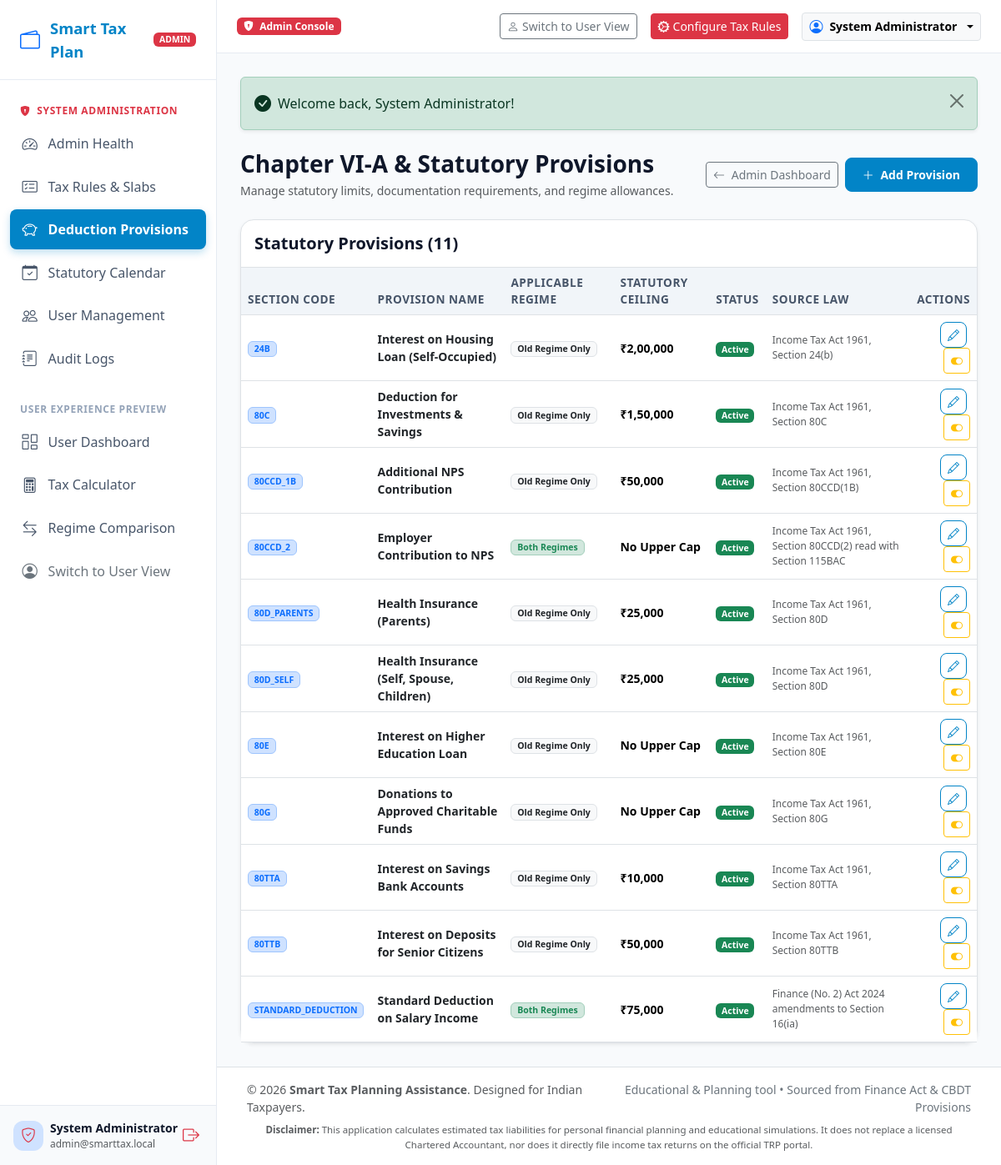
The page /admin/provisions.php (signed in) on the database its author committed.
### tables this page shows
CREATE TABLE `tax_provisions` (
    `id` INT AUTO_INCREMENT PRIMARY KEY,
    `provision_code` VARCHAR(50) NOT NULL UNIQUE,
    `provision_name` VARCHAR(150) NOT NULL,
    `applicable_regime` ENUM('old_only', 'new_only', 'both') NOT NULL DEFAULT 'old_only',
    `maximum_limit` DECIMAL(15,2) NULL,
    `eligibility_conditions` TEXT NOT NULL,
    `documentation_required` TEXT NULL,
    `source_reference` VARCHAR(255) NOT NULL,
    `is_active` TINYINT(1) NOT NULL DEFAULT 1,
    `created_at` DATETIME NOT NULL DEFAULT CURRENT_TIMESTAMP,
    `updated_at` DATETIME NOT NULL DEFAULT CURRENT_TIMESTAMP ON UPDATE CURRENT_TIMESTAMP
);

### config/app.php (called while the page is built, shortened)
<?php
function baseUrl($path = '') {
    $scriptDir = str_replace('\\', '/', dirname($_SERVER['SCRIPT_NAME'] ?? ''));
    if ($scriptDir === '/' || $scriptDir === '\\' || $scriptDir === '.') {
        $scriptDir = '';
    } else {
        $pos = strpos($scriptDir, '/smart-tax-planning');
        if ($pos !== false) {
            $scriptDir = substr($scriptDir, 0, $pos + strlen('/smart-tax-planning'));
        } else {
            $scriptDir = '';
        }
    }
    $scheme = (!empty($_SERVER['HTTPS']) && $_SERVER['HTTPS'] !== 'off') ? 'https' : 'http';
    $host = $_SERVER['HTTP_HOST'] ?? 'localhost';
    $base = $scheme . '://' . $host . $scriptDir;
    $path = ltrim($path, '/');
    return $path ? rtrim($base, '/') . '/' . $path : rtrim($base, '/');
}
function formatInr($number, $includeDecimal = false) {
    $negative = $number < 0;
    $number = abs($number);
    if ($includeDecimal) {
        $formatted = number_format($number, 2, '.', '');
        list($integerPart, $decimalPart) = explode('.', $formatted);
    } else {
        $integerPart = (string)round($number);
    }
    $len = strlen($integerPart);
    if ($len > 3) {
        $lastThree = substr($integerPart, -3);
        $remaining = substr($integerPart, 0, $len - 3);
        $remaining = preg_replace('/(\d)(?=(\d{2})+(?!\d))/', '$1,', $remaining);
        $formattedInteger = $remaining . ',' . $lastThree;
    } else {
        $formattedInteger = $integerPart;
    }
    $result = '₹' . ($negative ? '-' : '') . $formattedInteger;
    return $result;
}
function e($value) {
    return htmlspecialchars((string)($value ?? ''), ENT_QUOTES, 'UTF-8');
}

### admin/provisions.php (the view, shortened to what this page needs)
<?php
require_once __DIR__ . '/../config/app.php';
$pdo = getDb();
$provisions = $pdo->query("SELECT * FROM `tax_provisions` ORDER BY `provision_code` ASC")->fetchAll();
require_once __DIR__ . '/../includes/header.php';
?>
<div class="d-flex flex-column flex-md-row justify-content-between align-items-md-center gap-3 mb-4">
    <div>
        <h3 class="fw-bold mb-1">Chapter VI-A &amp; Statutory Provisions</h3>
        <p class="text-muted small mb-0">Manage statutory limits, documentation requirements, and regime allowances.</p>
    </div>
    <div class="d-flex align-items-center gap-2">
        <a href="<?= baseUrl('admin/dashboard.php') ?>" class="btn btn-outline-secondary btn-sm">
            <i class="bi bi-arrow-left me-1"></i> Admin Dashboard
        </a>
        <button type="button" class="btn btn-primary btn-sm" data-bs-toggle="modal" data-bs-target="#addProvisionModal">
            <i class="bi bi-plus-lg me-1"></i> Add Provision
        </button>
    </div>
</div>
<div class="glass-card bg-white border shadow-sm">
    <div class="p-3 border-bottom d-flex justify-content-between align-items-center">
        <h5 class="fw-bold mb-0">Statutory Provisions (<?= count($provisions) ?>)</h5>
    </div>
    <div class="table-responsive">
        <table class="table table-hover table-financial mb-0 align-middle small">
            <thead>
                <tr>
                    <th>Section Code</th>
                    <th>Provision Name</th>
                    <th>Applicable Regime</th>
                    <th>Statutory Ceiling</th>
                    <th>Status</th>
                    <th>Source Law</th>
                    <th class="text-end">Actions</th>
                </tr>
            </thead>
            <tbody>
                <?php foreach ($provisions as $p): ?>
                    <tr>
                        <td><span class="badge bg-primary-subtle text-primary border border-primary-subtle fw-bold"><?= e($p['provision_code']) ?></span></td>
                        <td class="fw-semibold text-dark"><?= e($p['provision_name']) ?></td>
                        <td>
                            <?php if ($p['applicable_regime'] === 'both'): ?>
                                <span class="badge bg-success-subtle text-success border border-success-subtle">Both Regimes</span>
                            <?php elseif ($p['applicable_regime'] === 'new_only'): ?>
                                <span class="badge bg-info-subtle text-info border">New Regime Only</span>
                            <?php else: ?>
                                <span class="badge bg-light text-dark border">Old Regime Only</span>
                            <?php endif; ?>
                        </td>
                        <td class="fw-bold"><?= $p['maximum_limit'] ? formatInr($p['maximum_limit']) : 'No Upper Cap' ?></td>
                        <td>
                            <?php if ($p['is_active']): ?>
                                <span class="badge bg-success">Active</span>
                            <?php else: ?>
                                <span class="badge bg-secondary">Inactive</span>
                            <?php endif; ?>
                        </td>
                        <td class="text-muted" style="font-size:0.75rem;"><?= e($p['source_reference']) ?></td>
                        <td class="text-end">
                            <button type="button" class="btn btn-sm btn-outline-primary me-1" onclick='openEditProvisionModal(<?= json_encode($p) ?>)'>
                                <i class="bi bi-pencil"></i>
                            </button>
                            <form method="POST" action="<?= baseUrl('admin/provisions.php') ?>" class="d-inline">
                                <button type="submit" class="btn btn-sm <?= $p['is_active'] ? 'btn-outline-warning' : 'btn-outline-success' ?>" title="<?= $p['is_active'] ? 'Deactivate' : 'Activate' ?>">
                                    <i class="bi <?= $p['is_active'] ? 'bi-toggle-on' : 'bi-toggle-off' ?>"></i>
                                </button>
                            </form>
                        </td>
                    </tr>
                <?php endforeach; ?>
            </tbody>
        </table>
    </div>
</div>
<?php require_once __DIR__ . '/../includes/footer.php'; ?>

### assets/css/style.css (style rules this page uses)
:root { --primary-color: #0284c7; --primary-hover: #0369a1; --primary-light: #e0f2fe; --secondary-color: #0f766e; --accent-color: #38bdf8; --success-color: #10b981; --warning-color: #f59e0b; --danger-color: #ef4444; --bg-main: #f8fafc; --bg-card: rgba(255, 255, 255, 0.88); --border-color: rgba(226, 232, 240, 0.85); --text-primary: #0f172a; --text-muted: #64748b; --glass-blur: blur(12px); --card-shadow: 0 10px 25px -5px rgba(15, 23, 42, 0.05), 0 8px 10px -6px rgba(15, 23, 42, 0.03); --card-shadow-hover: 0 20px 30px -10px rgba(2, 132, 199, 0.12); --radius-lg: 16px; --radius-md: 12px; }
body { font-family: 'Segoe UI', system-ui, -apple-system, BlinkMacSystemFont, Roboto, sans-serif; background-color: var(--bg-main); color: var(--text-primary); min-height: 100vh; display: flex; flex-direction: column; }
.glass-card { background: var(--bg-card); backdrop-filter: var(--glass-blur); -webkit-backdrop-filter: var(--glass-blur); border: 1px solid var(--border-color); border-radius: var(--radius-lg); box-shadow: var(--card-shadow); transition: transform 0.2s ease, box-shadow 0.2s ease; }
.btn-primary { background-color: var(--primary-color); border-color: var(--primary-color); font-weight: 600; padding: 0.55rem 1.25rem; border-radius: 8px; transition: all 0.2s; }
.btn-outline-primary { color: var(--primary-color); border-color: var(--primary-color); border-radius: 8px; font-weight: 600; }
.table-financial { vertical-align: middle; }
.table-financial thead th { background-color: #f1f5f9; color: #475569; font-weight: 600; font-size: 0.85rem; text-transform: uppercase; letter-spacing: 0.5px; border-top: none; }

### assets/css/admin.css (style rules this page uses)
:root { --admin-primary: #4f46e5; --admin-primary-dark: #3730a3; --admin-primary-light: #e0e7ff; --admin-accent: #06b6d4; --admin-emerald: #10b981; --admin-amber: #f59e0b; --admin-rose: #f43f5e; --admin-slate-dark: #0f172a; --admin-card-bg: rgba(255, 255, 255, 0.92); --admin-card-border: rgba(226, 232, 240, 0.85); --admin-glow: 0 10px 30px -10px rgba(79, 70, 229, 0.15); }

### rows shown on the page
tax_provisions: provision_code "24B", provision_name "Interest on Housing Loan (Self-Occupied)", applicable_regime "Old Regime Only", maximum_limit "₹2,00,000", is_active "Active", source_reference "Income Tax Act 1961, Section 24(b)"
tax_provisions: provision_code "80C", provision_name "Deduction for Investments & Savings", applicable_regime "Old Regime Only", maximum_limit "₹1,50,000", is_active "Active", source_reference "Income Tax Act 1961, Section 80C"
tax_provisions: provision_code "80CCD_1B", provision_name "Additional NPS Contribution", applicable_regime "Old Regime Only", maximum_limit "₹50,000", is_active "Active", source_reference "Income Tax Act 1961, Section 80CCD(1B)"
tax_provisions: provision_code "80CCD_2", provision_name "Employer Contribution to NPS", applicable_regime "Both Regimes", shows "No Upper Cap", is_active "Active", source_reference "Income Tax Act 1961, Section 80CCD(2) read with Section 115BAC"
tax_provisions: provision_code "80D_PARENTS", provision_name "Health Insurance (Parents)", applicable_regime "Old Regime Only", maximum_limit "₹25,000", is_active "Active", source_reference "Income Tax Act 1961, Section 80D"
tax_provisions: provision_code "80D_SELF", provision_name "Health Insurance (Self, Spouse, Children)", applicable_regime "Old Regime Only", maximum_limit "₹25,000", is_active "Active", source_reference "Income Tax Act 1961, Section 80D"
tax_provisions: provision_code "80E", provision_name "Interest on Higher Education Loan", applicable_regime "Old Regime Only", shows "No Upper Cap", is_active "Active", source_reference "Income Tax Act 1961, Section 80E"
tax_provisions: provision_code "80G", provision_name "Donations to Approved Charitable Funds", applicable_regime "Old Regime Only", shows "No Upper Cap", is_active "Active", source_reference "Income Tax Act 1961, Section 80G"
tax_provisions: provision_code "80TTA", provision_name "Interest on Savings Bank Accounts", applicable_regime "Old Regime Only", maximum_limit "₹10,000", is_active "Active", source_reference "Income Tax Act 1961, Section 80TTA"
tax_provisions: provision_code "80TTB", provision_name "Interest on Deposits for Senior Citizens", applicable_regime "Old Regime Only", maximum_limit "₹50,000", is_active "Active", source_reference "Income Tax Act 1961, Section 80TTB"
tax_provisions: provision_code "STANDARD_DEDUCTION", provision_name "Standard Deduction on Salary Income", applicable_regime "Both Regimes", maximum_limit "₹75,000", is_active "Active", source_reference "Finance (No. 2) Act 2024 amendments to Section 16(ia)"

### other values the page prints
$user['name'] "System Administrator"
$user['email'] "admin@smarttax.local"
$flash['message'] "Welcome back, System Administrator!"
count($provisions) "11"
